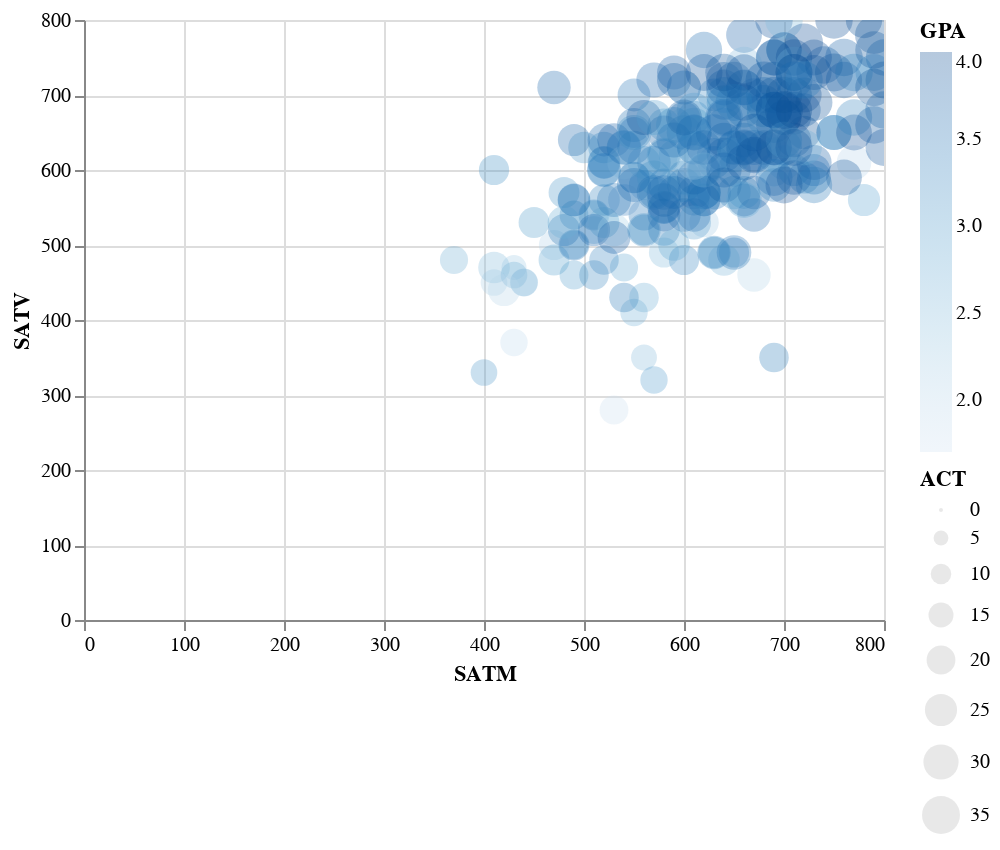

The code cell stored with this chart in its notebook:
### Markdown cell above
## Task 1

### Interactive Scatter Plot

Scatter plot of SATM vs SATV scores
  - x coordinate encodes SATM scores
  - y coordinate encodes SATV scores
  - radius of points represents ACT scores
  - color represents GPA scores.

#### Features
  - Interactive plot
  - Zoom and Pan interactions
  - Tooltips showing SATM, SATV, ACT, and GPA
  - Legends

### Code cell
alt.Chart(college_scores_df).mark_point(
        filled=True,
        opacity=0.3).encode(
          x='SATM',
          y='SATV',
          color='GPA',
          size='ACT',
          tooltip=(['SATM', 'SATV', 'GPA', 'ACT'])).interactive()

### Figure 1 — Vega-Lite specification as saved in the notebook (floating-point values rounded to 4 significant figures; data arrays with more than 128 entries replaced by an {"elided": "..."} marker saying what was removed)
{"config": {"view": {"continuousWidth": 400, "continuousHeight": 300}}, "data": {"name": "data-9f2aafd4e23513f132c1c1349e70bd8c"}, "mark": {"type": "point", "filled": true, "opacity": 0.3}, "encoding": {"color": {"type": "quantitative", "field": "GPA"}, "size": {"type": "quantitative", "field": "ACT"}, "tooltip": [{"type": "quantitative", "field": "SATM"}, {"type": "quantitative", "field": "SATV"}, {"type": "quantitative", "field": "GPA"}, {"type": "quantitative", "field": "ACT"}], "x": {"type": "quantitative", "field": "SATM"}, "y": {"type": "quantitative", "field": "SATV"}}, "selection": {"selector001": {"type": "interval", "bind": "scales", "encodings": ["x", "y"]}}, "$schema": "https://vega.github.io/schema/vega-lite/v4.8.1.json", "datasets": {"data-9f2aafd4e23513f132c1c1349e70bd8c": {"elided": "271 records"}}}
